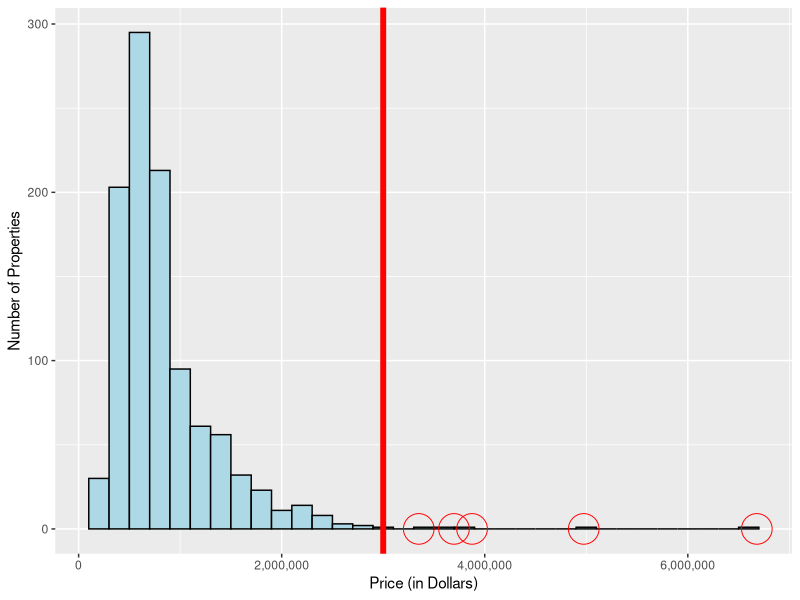
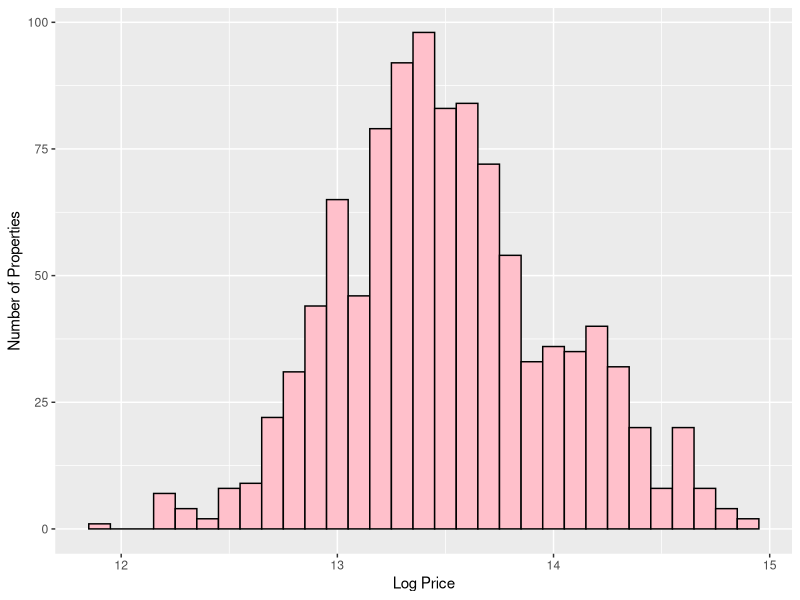
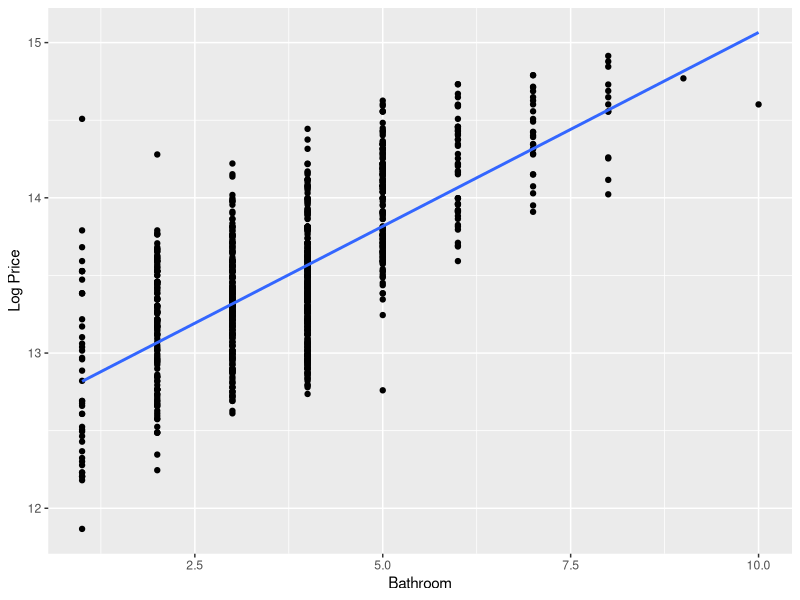
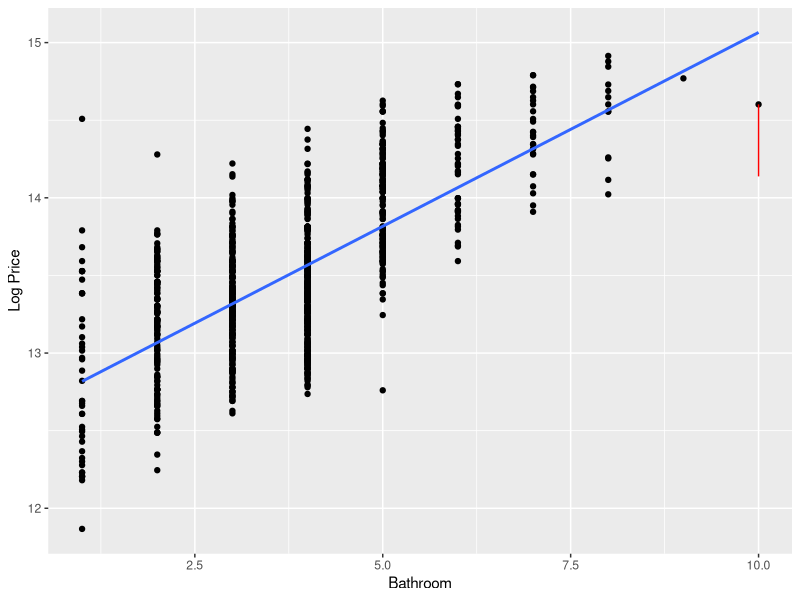
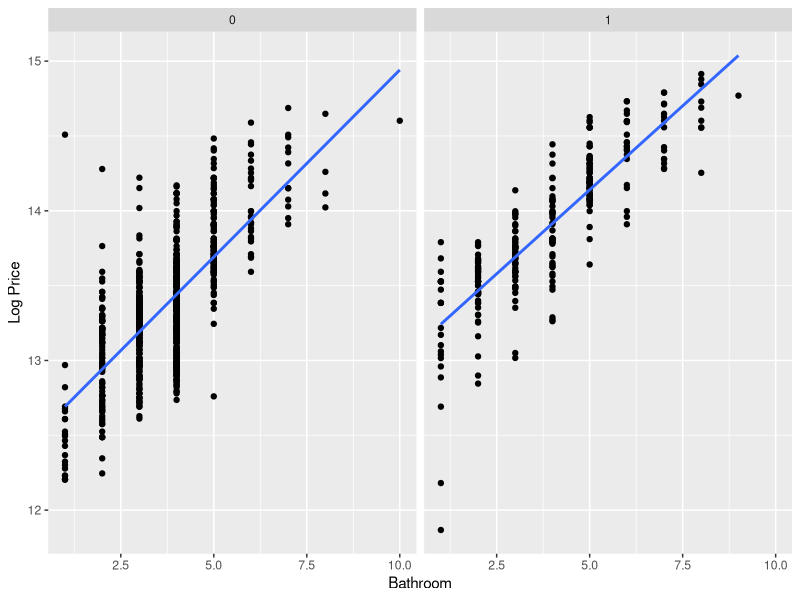

Here is the R script that generated these plots, in order:
## ---- chunk 1
knitr::opts_chunk$set(echo = TRUE)
## ---- chunk 2
rm(list = ls())
#Add libraries as needed
library(tidyverse)
NOVA <- read.csv("NOVA.csv")
## ---- chunk 3
NOVA2 <-
  NOVA
## ---- chunk 4
NOVA2 %>%
  group_by(CountySchool) %>%
  summarize(Count = n())
## ---- chunk 5
#Create histogram of Prices and highlight outliers
ggplot(data = NOVA2, mapping = aes(x = Price)) +
  geom_histogram(binwidth = 200000, color = "black", fill = "lightblue") +
  labs(x = "Price (in Dollars)",
       y = "Number of Properties") +
  scale_x_continuous(labels = scales::comma) + #Removes scientific notation from axis labels
  geom_vline(xintercept = 3000000, color = "red", linewidth = 2) +
  geom_point(data = NOVA2[NOVA2$Price > 3000000,],aes(x = Price, y = 0), 
             color = "red", shape = 1, size = 10)
## ---- chunk 6
NOVA2 %>%
  filter(Price > 3000000)
## ---- chunk 7
NOVA2 <-
  NOVA2 %>%
  filter(Price <= 3000000) %>%
  filter(CountySchool == "ARLINGTON COUNTY PUBLIC SCHOOLS" | CountySchool == "FAIRFAX COUNTY PUBLIC SCHOOLS")
## ---- chunk 8
NOVA2 <-
  NOVA2 %>%
  mutate(logPrice = log(Price))

ggplot(data = NOVA2, mapping = aes(x = logPrice)) +
  geom_histogram(binwidth = .1,color = "black", fill = "pink") +
  labs(x = "Log Price",
       y = "Number of Properties")
## ---- chunk 9
NOVA2 <-
  NOVA2 %>%
  mutate(Single = ifelse(ListingType == "Single Family", 1, 0),
         Arlington = ifelse(CountySchool == "ARLINGTON COUNTY PUBLIC SCHOOLS", 1, 0))
## ---- chunk 10
ggplot(data = NOVA2, mapping = aes(x = Bathrooms, y = logPrice)) +
  geom_point() +
  labs(x = "Bathroom",
       y = "Log Price") +
  geom_smooth(method = "lm", se = FALSE)
## ---- chunk 11
NOVA2 %>%
  summarize(Correlation = cor(x = Bathrooms, y = logPrice))
## ---- chunk 12
model1 <- lm(logPrice ~ Bathrooms, data = NOVA2)

summary(model1)
## ---- chunk 13
model <- lm(logPrice ~ Bathrooms, data = NOVA2)

NOVA2 <- 
  NOVA2 %>%
  mutate(residual = resid(model))

MaxBathrooms <- 
  NOVA2 %>% 
  filter(Bathrooms == max(Bathrooms))

ggplot(data = NOVA2, mapping = aes(x = Bathrooms, y = logPrice)) +
  geom_point() +
  labs(x = "Bathroom", y = "Log Price") + 
  geom_smooth(method = "lm", se = FALSE) +
  geom_segment(data = MaxBathrooms, aes(x = Bathrooms, y = logPrice, xend = Bathrooms, yend = logPrice + residual), color = "red")
## ---- chunk 14

model <- lm(logPrice ~ Bathrooms + Arlington, data = NOVA2)


summary(model)
  
## ---- chunk 15
ggplot(data = NOVA2, mapping = aes(x = Bathrooms, y = logPrice)) +
  geom_point() +
  labs(x = "Bathroom",
       y = "Log Price") +
  geom_smooth(method = "lm", se = FALSE) +
  facet_wrap(~ Arlington)
